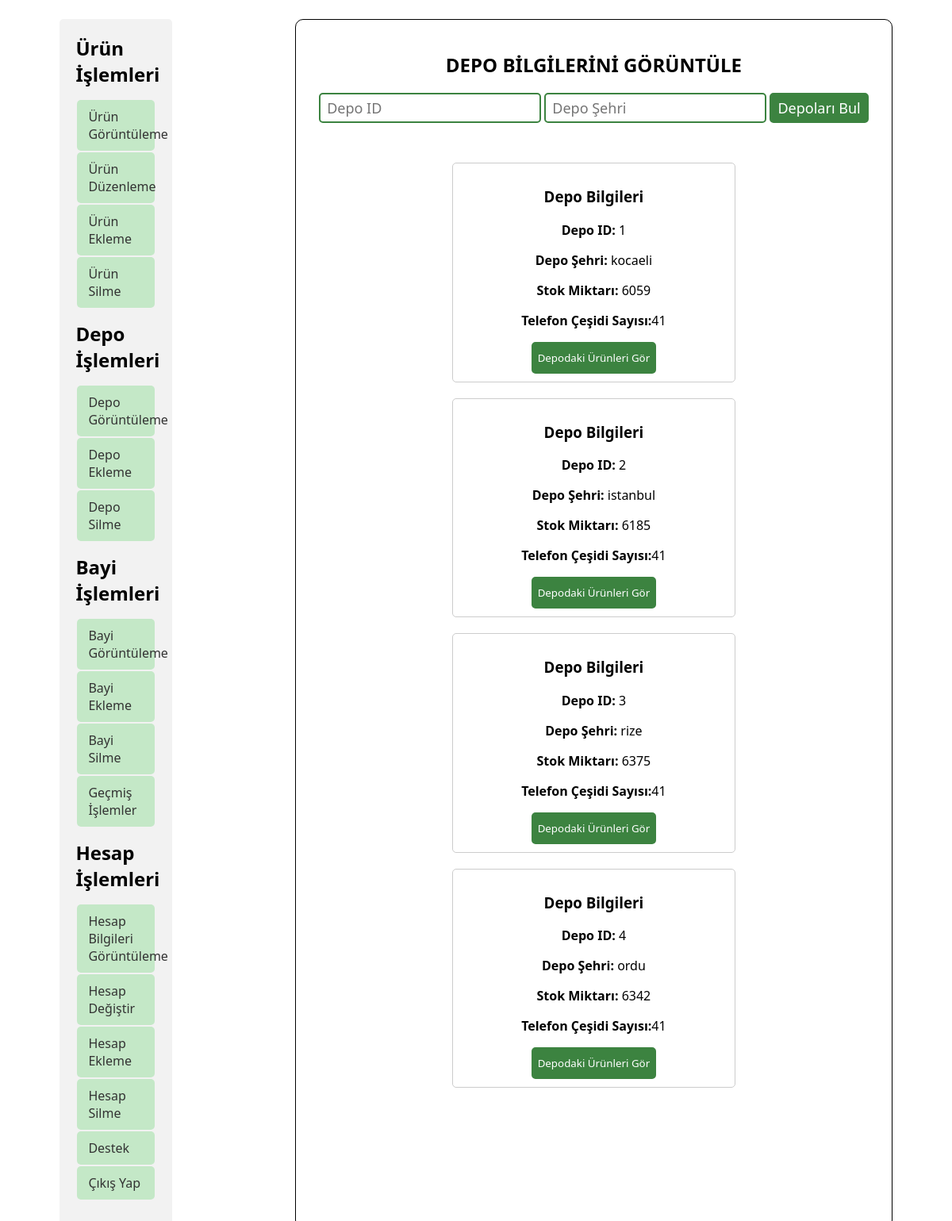
The page /php/users/master_admin/depo_islem/depo_gor.php on the database its author committed.
### tables this page shows
CREATE TABLE `depo` (
  `depo_id` int(11) NOT NULL,
  `sehir` varchar(50) DEFAULT NULL
);

### php/users/master_admin/depo_islem/depo_gor.php (the view, shortened to what this page needs)
<!DOCTYPE html>
<html lang="en">
<head>
  <link rel="stylesheet" href="../../../../css/master_admin.css">
</head>
<body>
  <div id="container">
    <div id="left_container">
      <?php include ("../left_bar.php"); ?>
    </div>
    <?php include ("../../../contact/contact.php"); ?>
    <div id="right_container">
      <div id="products_search_warehouse">
      <h2>DEPO BİLGİLERİNİ GÖRÜNTÜLE</h2>
        <form id="warehouse_info_form" method="POST">
          <input type="text" name="search_id" id="search_id" placeholder="Depo ID">
          <input type="text" name="search_town" id="search_town" placeholder="Depo Şehri">
          <button type="submit" id="search_info_button">Depoları Bul</button>
        </form>
      </div>
      <div id="warehouse_info_divs">
        <div class="card-container">
          <?php
          $query_warehouse_stock = mysqli_query($connection, 'SELECT * FROM depo_stok');
          $query_warehouse = mysqli_query($connection, 'SELECT * FROM depo');
          $telefon_cesidi = array();
          $all_data_depo_stok = array();
          while ($take = mysqli_fetch_array($query_warehouse_stock)) {
            $data = [
              "depo_id" => $take["depo_id"],
              "phone_id" => $take["telefon_id"],
              "stok" => $take["stok"]
            ];
            $all_data_depo_stok[] = $data;
            $telefon_cesidi[] = $take["telefon_id"];
          }
          $telefon_cesidi = array_unique($telefon_cesidi);
          $all_data_depo = array();
          while ($take = mysqli_fetch_array($query_warehouse)) {
            $data = [
              "depo_id" => $take["depo_id"],
              "sehir" => $take["sehir"]
            ];
            $all_data_depo[] = $data;
          }
          foreach ($all_data_depo as $depo) {
            $depo_id = $depo['depo_id'];
            $depo_sehir = $depo['sehir'];
            $stok_miktari = 0;
            foreach ($all_data_depo_stok as $depo_stok) {
              if ($depo_stok['depo_id'] == $depo_id) {
                $stok_miktari += $depo_stok['stok'];
              }
            }
            $telefon_cesidi_sayisi = count($telefon_cesidi) + 1;
            $search_id = isset($_POST["search_id"]) ? $_POST["search_id"] : "";
            $search_town = isset($_POST["search_town"]) ? $_POST["search_town"] : "";
            $display_style = "none";
            if (empty($search_id) && empty($search_town)) {
              $display_style = 'block';
            } else {
              if ($search_id == $depo["depo_id"] || $search_town == $depo["sehir"]) {
                $display_style = 'block';
              }
            }
            echo "  <div class='card' id ='warehouse_card_" . $depo_id . "' style='display: " . $display_style . "'>";
            echo "<h3>Depo Bilgileri</h3>";
            echo "<p><strong>Depo ID:</strong> " . $depo_id . "</p>";
            echo "<p><strong>Depo Şehri:</strong> " . $depo_sehir . "</p>";
            echo "<p><strong>Stok Miktarı:</strong> " . $stok_miktari . "</p>";
            echo "<p><strong>Telefon Çeşidi Sayısı:</strong>" . $telefon_cesidi_sayisi . "</p>";
            echo "<button type='button' class='warehouse_button' id='warhouse_exp_" . $depo_id . "'' >Depodaki Ürünleri Gör</button>";
            echo "</div>";
          }
          ?>
        </div>
      </div>
    </div>
  </div>
</body>
</html>

### css/master_admin.css (style rules this page uses)
* { font-family: 'Segoe UI', Tahoma, Geneva, Verdana, sans-serif; }
#container { display: flex; justify-content: space-around; margin-top: 2%; }
#left_container { width: 12%; background-color: #f2f2f2; padding: 20px; border-radius: 5px; box-sizing: border-box; }
#right_container { border: 1px solid black; width: 60%; border-radius: 10px; margin-left: 20px; padding: 20px; text-align: center; }
#right_container input { border: 2px solid #3c8340; border-radius: 5px; padding: 5px 8px; font-size: 18px; }
#search_info_button { background-color: #3c8340; padding: 5px 8px; color: white; border-radius: 5px; font-size: 18px; border: 2px solid #3c8340; }
.card-container { display: flex; flex-wrap: wrap; gap: 20px; }
.card { border: 1px solid #ccc; border-radius: 5px; padding: 10px; width: calc(50% - 20px); margin: auto; }
.card-container { margin-top: 50px; }
.warehouse_button { background-color: #3c8340; color: white; border-radius: 5px; height: 40px; border: 2px solid #3c8340; }

### rows shown on the page
depo: depo_id "1", sehir "kocaeli", stok_miktari "6059", telefon_cesidi_sayisi "41"
depo: depo_id "2", sehir "istanbul", stok_miktari "6185", telefon_cesidi_sayisi "41"
depo: depo_id "3", sehir "rize", stok_miktari "6375", telefon_cesidi_sayisi "41"
depo: depo_id "4", sehir "ordu", stok_miktari "6342", telefon_cesidi_sayisi "41"
